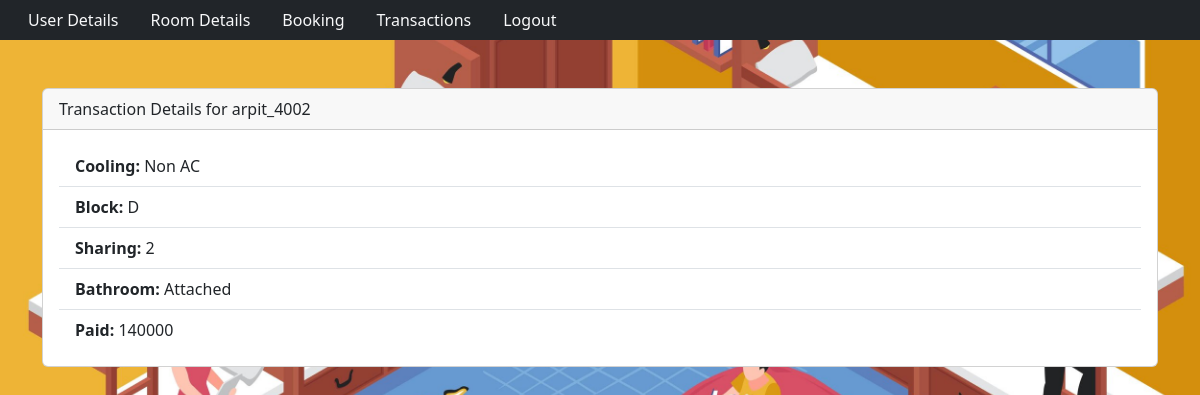
Screenshot of /booking/transaction (signed in) with the database file from the repository.
### booking/models.py (models this page shows, shortened)
class hostel_details(models.Model):
    cooling = models.CharField(max_length=10)
    block = models.CharField(max_length=1)
    sharing = models.IntegerField()
    bathroom = models.CharField(max_length=10)
    price = models.IntegerField()

### booking/views.py (the view)
# urls.py: path("transaction", views.transaction, name="transaction"),
def transaction(request):
    try:
        username = request.user
        transactions_obj = transactions.objects.filter(user=username).values()[0]
        room_id = transactions_obj["room_id"]
        room_details = hostel_details.objects.filter(id=room_id).values()[0]
        print(room_details)
        return render(request, "booking/transaction.html", {"room_details": room_details})
    except:
        return render(request, "booking/transaction.html")

### booking/templates/booking/transaction.html (shortened to what this page needs)
{% extends 'booking/layout.html' %}
{% block body %}
<div class="container">
    <div class="card mt-5">
        <div class="card-header">
            Transaction Details for {{ request.user.username }}
        </div>
        <div class="card-body">
            {% if room_details %}
                <ul class="list-group list-group-flush">
                    <li class="list-group-item"><strong>Cooling:</strong> {{ room_details.cooling }}</li>
                    <li class="list-group-item"><strong>Block:</strong> {{ room_details.block }}</li>
                    <li class="list-group-item"><strong>Sharing:</strong> {{ room_details.sharing }}</li>
                    <li class="list-group-item"><strong>Bathroom:</strong> {{ room_details.bathroom }}</li>
                    <li class="list-group-item"><strong>Paid:</strong> {{ room_details.price }}</li>
                </ul>
            {% else %}
                <h3 style="text-align:center; color: red;">No Transactions Yet</h3>
            {% endif %}
        </div>
    </div>
</div>
{% endblock %}

### rows the page displays
hostel_details: cooling "Non AC", block "D", sharing "2", bathroom "Attached", price "140000"

### other values shown
{{ request.user.username }} "arpit_4002"
